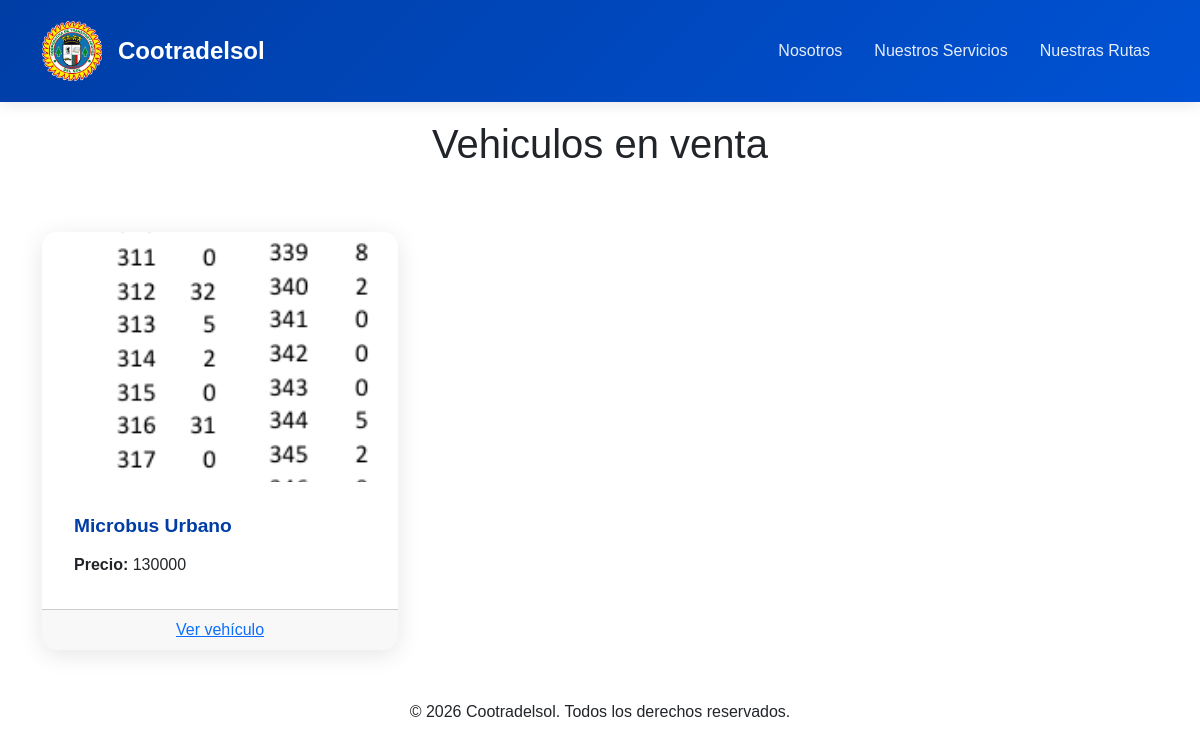
The app's page /vehiculos_venta/ with its own data.
### admin_cosol/models.py (models this page shows, shortened)
class Vehiculos (models.Model):
    TIPO_CHOICES = [
        ('Taxi','Taxi'),
        ('Microbus Urbano','Microbus urbano'),
        ('Camioneta intermunicipal','Camioneta intermunicipal'),
        ('Microbus intermunicipal','Microbus intermunicipal'),
    ]
    tipo_vehiculo = models.CharField(choices= TIPO_CHOICES, max_length=50, default='TAX')
    precio = models.CharField(max_length=20)
    marca = models.CharField(max_length=200)
    modelo = models.CharField(max_length=20)
    capacidad = models.CharField(max_length=2)
    descripcion = models.TextField(blank=True, null=True)
    imagen = models.ImageField( upload_to='vehiculos/',blank=True, null=True)

### admin_cosol/views.py (the view)
# urls.py: path('vehiculos_venta/', views.vehiculos_venta, name='vehiculos_venta' ),
def vehiculos_venta(request):
    vehiculos = Vehiculos.objects.all()
    return render(request, 'vehiculos_venta.html',{
        'vehiculos':vehiculos
    })

### admin_cosol/templates/vehiculos_venta.html (shortened to what this page needs)
<!DOCTYPE html>
<html lang="es">
<head>
    <link href="https://cdn.jsdelivr.net/npm/bootstrap@5.3.8/dist/css/bootstrap.min.css" rel="stylesheet">
    {% load static %}
    <link rel="stylesheet" href="{% static 'admin_cosol/css/vehiculos.css' %}">
</head>
<body>
    <nav class="navbar navbar-dark fixed-top">
        <div class="container">
            <a class="navbar-brand" href="/">
                <img src="{% static 'admin_cosol/img/logo.png' %}" alt="Logo Cootradelsol" width="60">
                <span>Cootradelsol</span>
            </a>
            <ul class="navbar-nav d-flex flex-row gap-3">
                <li class="nav-item">
                    <a class="nav-link" href="/#nosotros">Nosotros</a>
                </li>
                <li class="nav-item">
                    <a class="nav-link" href="/#servicios">Nuestros Servicios</a>
                </li>
                <li class="nav-item">
                    <a class="nav-link" href="/#rutas">Nuestras Rutas</a>
                </li>
            </ul>
        </div>
    </nav>
    <div class="section-title" data-aos="fade-up">
                <h2>Nuestros Servicios</h2>
            </div>
            <h1 class="section-title">Vehiculos en venta</h1>
    <div class="container">
        <div class="row g-4">
            {% for vehiculo in vehiculos %}
            <div class="col-md-4">
                <div class="card">
                    <img src="{{ vehiculo.imagen.url }}" alt="Imagen del vehiculo" class="card-img-top">
                    <div class="card-body">
                        <h5 class="card-title" style="font-size:larger;">{{ vehiculo.tipo_vehiculo }}</h5>
                        <p class="card-text"><strong>Precio:</strong> {{ vehiculo.precio }}</p>
                    </div>
                    <div class="card-footer text-center">
                        <a href="{% url 'detalle_vehiculo_venta' vehiculo.id %}">Ver vehículo</a>
                    </div>
                </div>
            </div>
            {% endfor %}
        </div>
    </div>
        <div style="margin: 50px 0; text-align: center;">
            <p>&copy; 2026 Cootradelsol. Todos los derechos reservados.</p>
        </div>
</body>
</html>

### admin_cosol/static/admin_cosol/css/vehiculos.css (style rules this page uses)
:root { --primary-color: #FDB913; --secondary-color: #003DA5; --dark-color: #1a1a1a; --light-color: #f8f9fa; }
* { margin: 0; padding: 0; box-sizing: border-box; }
body { font-family: 'Poppins', sans-serif; overflow-x: hidden; }
.navbar { background: linear-gradient(135deg, var(--secondary-color) 0%, #0052d4 100%); padding: 1rem 0; box-shadow: 0 2px 15px rgba(0,0,0,0.1); transition: all 0.3s ease; }
.navbar .container { display: flex; justify-content: space-between; align-items: center; flex-wrap: wrap; }
.navbar-brand { display: flex; align-items: center; gap: 1rem; color: white !important; font-weight: 700; font-size: 1.5rem; }
.navbar-brand img { transition: transform 0.3s ease; }
.nav-link { color: rgba(255,255,255,0.9) !important; font-weight: 500; margin: 0 0.5rem; position: relative; transition: all 0.3s ease; }
.nav-link::after { content: ''; position: absolute; bottom: 0; left: 50%; width: 0; height: 2px; background: var(--primary-color); transition: all 0.3s ease; transform: translateX(-50%); }
.section-title { text-align: center; margin-bottom: 4rem; position: relative; }
.section-title h2 { font-size: 2.5rem; font-weight: 700; color: var(--secondary-color); position: relative; display: inline-block; }
.section-title h2::after { content: ''; position: absolute; bottom: -10px; left: 50%; transform: translateX(-50%); width: 60px; height: 4px; background: var(--primary-color); border-radius: 2px; }
.card { border: none; border-radius: 15px; overflow: hidden; box-shadow: 0 5px 25px rgba(0,0,0,0.1); transition: all 0.3s ease; height: 100%; }
.card-img-top { height: 250px; object-fit: cover; }
.card-body { padding: 2rem; }
.card-title { color: var(--secondary-color); font-weight: 600; margin-bottom: 1rem; }

### records on screen
Vehiculos: imagen (picture), tipo_vehiculo "Microbus Urbano", precio "130000"
